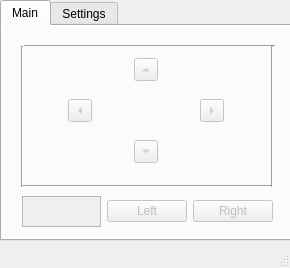
<?xml version="1.0" encoding="UTF-8"?>
<ui version="4.0">
 <class>MainWindow</class>
 <widget class="QMainWindow" name="MainWindow">
  <property name="geometry">
   <rect>
    <x>0</x>
    <y>0</y>
    <width>290</width>
    <height>268</height>
   </rect>
  </property>
  <property name="windowTitle">
   <string>Mouse</string>
  </property>
  <widget class="QWidget" name="centralwidget">
   <widget class="QTabWidget" name="tabWidget">
    <property name="enabled">
     <bool>true</bool>
    </property>
    <property name="geometry">
     <rect>
      <x>0</x>
      <y>0</y>
      <width>291</width>
      <height>241</height>
     </rect>
    </property>
    <property name="currentIndex">
     <number>0</number>
    </property>
    <widget class="QWidget" name="tab">
     <attribute name="title">
      <string>Main</string>
     </attribute>
     <widget class="QWidget" name="horizontalLayoutWidget_2">
      <property name="geometry">
       <rect>
        <x>20</x>
        <y>170</y>
        <width>251</width>
        <height>31</height>
       </rect>
      </property>
      <layout class="QHBoxLayout" name="horizontalLayout_2">
       <item>
        <widget class="QTextEdit" name="cmd">
         <property name="enabled">
          <bool>false</bool>
         </property>
        </widget>
       </item>
       <item>
        <widget class="QPushButton" name="left_click">
         <property name="enabled">
          <bool>false</bool>
         </property>
         <property name="text">
          <string>Left</string>
         </property>
        </widget>
       </item>
       <item>
        <widget class="QPushButton" name="right_click">
         <property name="enabled">
          <bool>false</bool>
         </property>
         <property name="text">
          <string>Right</string>
         </property>
        </widget>
       </item>
      </layout>
     </widget>
     <widget class="QWidget" name="gridLayoutWidget">
      <property name="geometry">
       <rect>
        <x>30</x>
        <y>20</y>
        <width>231</width>
        <height>131</height>
       </rect>
      </property>
      <layout class="QGridLayout" name="gridLayout">
       <item row="1" column="2">
        <widget class="QToolButton" name="right_arrow">
         <property name="enabled">
          <bool>false</bool>
         </property>
         <property name="text">
          <string/>
         </property>
         <property name="arrowType">
          <enum>Qt::RightArrow</enum>
         </property>
        </widget>
       </item>
       <item row="1" column="0">
        <widget class="QToolButton" name="left_arrow">
         <property name="enabled">
          <bool>false</bool>
         </property>
         <property name="text">
          <string/>
         </property>
         <property name="arrowType">
          <enum>Qt::LeftArrow</enum>
         </property>
        </widget>
       </item>
       <item row="2" column="1">
        <widget class="QToolButton" name="down_arrow">
         <property name="enabled">
          <bool>false</bool>
         </property>
         <property name="text">
          <string/>
         </property>
         <property name="arrowType">
          <enum>Qt::DownArrow</enum>
         </property>
        </widget>
       </item>
       <item row="0" column="1">
        <widget class="QToolButton" name="up_arrow">
         <property name="enabled">
          <bool>false</bool>
         </property>
         <property name="text">
          <string/>
         </property>
         <property name="arrowType">
          <enum>Qt::UpArrow</enum>
         </property>
        </widget>
       </item>
      </layout>
     </widget>
     <widget class="Line" name="line_4">
      <property name="geometry">
       <rect>
        <x>22</x>
        <y>10</y>
        <width>251</width>
        <height>20</height>
       </rect>
      </property>
      <property name="orientation">
       <enum>Qt::Horizontal</enum>
      </property>
     </widget>
     <widget class="Line" name="line_3">
      <property name="geometry">
       <rect>
        <x>10</x>
        <y>20</y>
        <width>20</width>
        <height>141</height>
       </rect>
      </property>
      <property name="orientation">
       <enum>Qt::Vertical</enum>
      </property>
     </widget>
     <widget class="Line" name="line_5">
      <property name="geometry">
       <rect>
        <x>20</x>
        <y>150</y>
        <width>251</width>
        <height>20</height>
       </rect>
      </property>
      <property name="orientation">
       <enum>Qt::Horizontal</enum>
      </property>
     </widget>
     <widget class="Line" name="line_2">
      <property name="geometry">
       <rect>
        <x>260</x>
        <y>20</y>
        <width>20</width>
        <height>141</height>
       </rect>
      </property>
      <property name="orientation">
       <enum>Qt::Vertical</enum>
      </property>
     </widget>
    </widget>
    <widget class="QWidget" name="tab_2">
     <attribute name="title">
      <string>Settings</string>
     </attribute>
     <widget class="QWidget" name="gridLayoutWidget_2">
      <property name="geometry">
       <rect>
        <x>20</x>
        <y>20</y>
        <width>251</width>
        <height>171</height>
       </rect>
      </property>
      <layout class="QGridLayout" name="gridLayout_2">
       <item row="1" column="1">
        <spacer name="horizontalSpacer_2">
         <property name="orientation">
          <enum>Qt::Horizontal</enum>
         </property>
         <property name="sizeHint" stdset="0">
          <size>
           <width>40</width>
           <height>20</height>
          </size>
         </property>
        </spacer>
       </item>
       <item row="1" column="3">
        <spacer name="horizontalSpacer_4">
         <property name="orientation">
          <enum>Qt::Horizontal</enum>
         </property>
         <property name="sizeHint" stdset="0">
          <size>
           <width>40</width>
           <height>20</height>
          </size>
         </property>
        </spacer>
       </item>
       <item row="1" column="0">
        <widget class="QLabel" name="label_2">
         <property name="text">
          <string>Pointer</string>
         </property>
        </widget>
       </item>
       <item row="1" column="2">
        <widget class="QLineEdit" name="pointer_speed">
         <property name="placeholderText">
          <string>default = 10</string>
         </property>
        </widget>
       </item>
       <item row="0" column="0">
        <widget class="QLabel" name="label_3">
         <property name="text">
          <string>COM</string>
         </property>
        </widget>
       </item>
       <item row="0" column="1">
        <spacer name="horizontalSpacer_5">
         <property name="orientation">
          <enum>Qt::Horizontal</enum>
         </property>
         <property name="sizeHint" stdset="0">
          <size>
           <width>40</width>
           <height>20</height>
          </size>
         </property>
        </spacer>
       </item>
       <item row="0" column="2">
        <widget class="QLineEdit" name="com_port">
         <property name="text">
          <string/>
         </property>
         <property name="placeholderText">
          <string>default = 0 (COM1)</string>
         </property>
        </widget>
       </item>
       <item row="0" column="3">
        <spacer name="horizontalSpacer_6">
         <property name="orientation">
          <enum>Qt::Horizontal</enum>
         </property>
         <property name="sizeHint" stdset="0">
          <size>
           <width>40</width>
           <height>20</height>
          </size>
         </property>
        </spacer>
       </item>
      </layout>
     </widget>
    </widget>
   </widget>
  </widget>
  <widget class="QMenuBar" name="menubar">
   <property name="geometry">
    <rect>
     <x>0</x>
     <y>0</y>
     <width>290</width>
     <height>21</height>
    </rect>
   </property>
  </widget>
  <widget class="QStatusBar" name="statusbar"/>
 </widget>
 <resources/>
 <connections/>
</ui>
